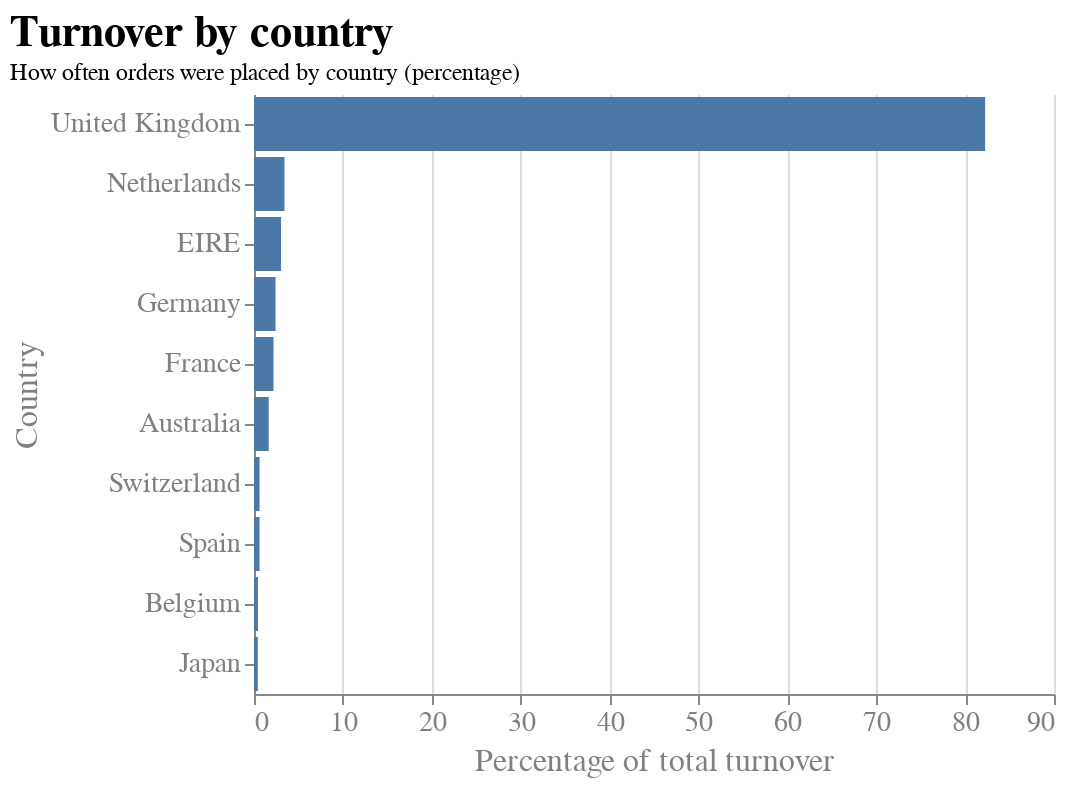

Notebook code for this chart:
### Markdown cell above
##### Chart Beschreibung
Um die Response Variable für die Hypothese H1 zu visualisieren, werden die im jeweiligen Land erzielten Umsätze für die Top 10 Ländern gezeigt. Als Visualisierungsart wird ein Säulendiagramm verwendet, da sich so die Verhältnismäßigkeiten gut erkennen lassen. Durch das Eliminieren der horizontalen Gridlines wird Clutter minimiert. Der Fokus wird durch die Sortierung der Balken von lang nach kurz auf das für die Hypothese relevante Hauptmerkmal gelenkt. Es wurde zugunsten des Designs ein aussagekräftiger Titel sowie Untertitel gewählt und das Design bewusst schlicht gehalten.

### Code cell
# Berechnung des Gesamtumsatzes für jedes Land
country_totals = df.groupby('Country')['TotalPrice'].sum()

# Berechnung des prozentualen Anteils am Gesamtumsatz für jedes Land
country_percentages = country_totals / gesamtumsatz * 100

# Erstellen eines DataFrame mit den Spalten Land und Anteil am Gesamtumsatz
df_country_percentages = pd.DataFrame({'Country': country_percentages.index, 'Percentage': country_percentages.values}).sort_values(by='Percentage', ascending=False).head(10) 

# Visualisierung des prozentualen Anteils am Gesamtumsatz für die top 10 Länder
alt.Chart(df_country_percentages).mark_bar().encode(
    x=alt.X('Percentage', axis=alt.Axis(title='Percentage of total turnover')),
    y=alt.Y('Country', sort='-x', axis=alt.Axis(title='Country'))
).properties(
    title='Revenue by Country',
    width=400,
    height=300
).configure_view(
    strokeWidth=0
).configure_title(
    fontSize=22,
    font="Arial",
    color="black",
    anchor="start"
).configure_axis(
    labelFont="Arial",
    titleFont="Arial",
    labelFontSize=14,
    titleFontSize=16,
    titleFontWeight="normal",
    labelColor="grey",
    titleColor="grey"
).properties(
    title={"text":["Turnover by country"], "subtitle":["How often orders were placed by country (percentage)"]},
)

### Figure 1 — Vega-Lite specification as saved in the notebook (floating-point values rounded to 4 significant figures)
{"config": {"view": {"continuousWidth": 400, "continuousHeight": 300, "strokeWidth": 0}, "axis": {"labelColor": "grey", "labelFont": "Arial", "labelFontSize": 14, "titleColor": "grey", "titleFont": "Arial", "titleFontSize": 16, "titleFontWeight": "normal"}, "title": {"anchor": "start", "color": "black", "font": "Arial", "fontSize": 22}}, "data": {"name": "data-5d73b6042694ee42c59f648223328e83"}, "mark": "bar", "encoding": {"x": {"axis": {"title": "Percentage of total turnover"}, "field": "Percentage", "type": "quantitative"}, "y": {"axis": {"title": "Country"}, "field": "Country", "sort": "-x", "type": "nominal"}}, "height": 300, "title": {"text": ["Turnover by country"], "subtitle": ["How often orders were placed by country (percentage)"]}, "width": 400, "$schema": "https://vega.github.io/schema/vega-lite/v4.17.0.json", "datasets": {"data-5d73b6042694ee42c59f648223328e83": [{"Country": "United Kingdom", "Percentage": 82.25}, {"Country": "Netherlands", "Percentage": 3.427}, {"Country": "EIRE", "Percentage": 3.041}, {"Country": "Germany", "Percentage": 2.425}, {"Country": "France", "Percentage": 2.195}, {"Country": "Australia", "Percentage": 1.655}, {"Country": "Switzerland", "Percentage": 0.6269}, {"Country": "Spain", "Percentage": 0.6256}, {"Country": "Belgium", "Percentage": 0.4432}, {"Country": "Japan", "Percentage": 0.4282}]}}
